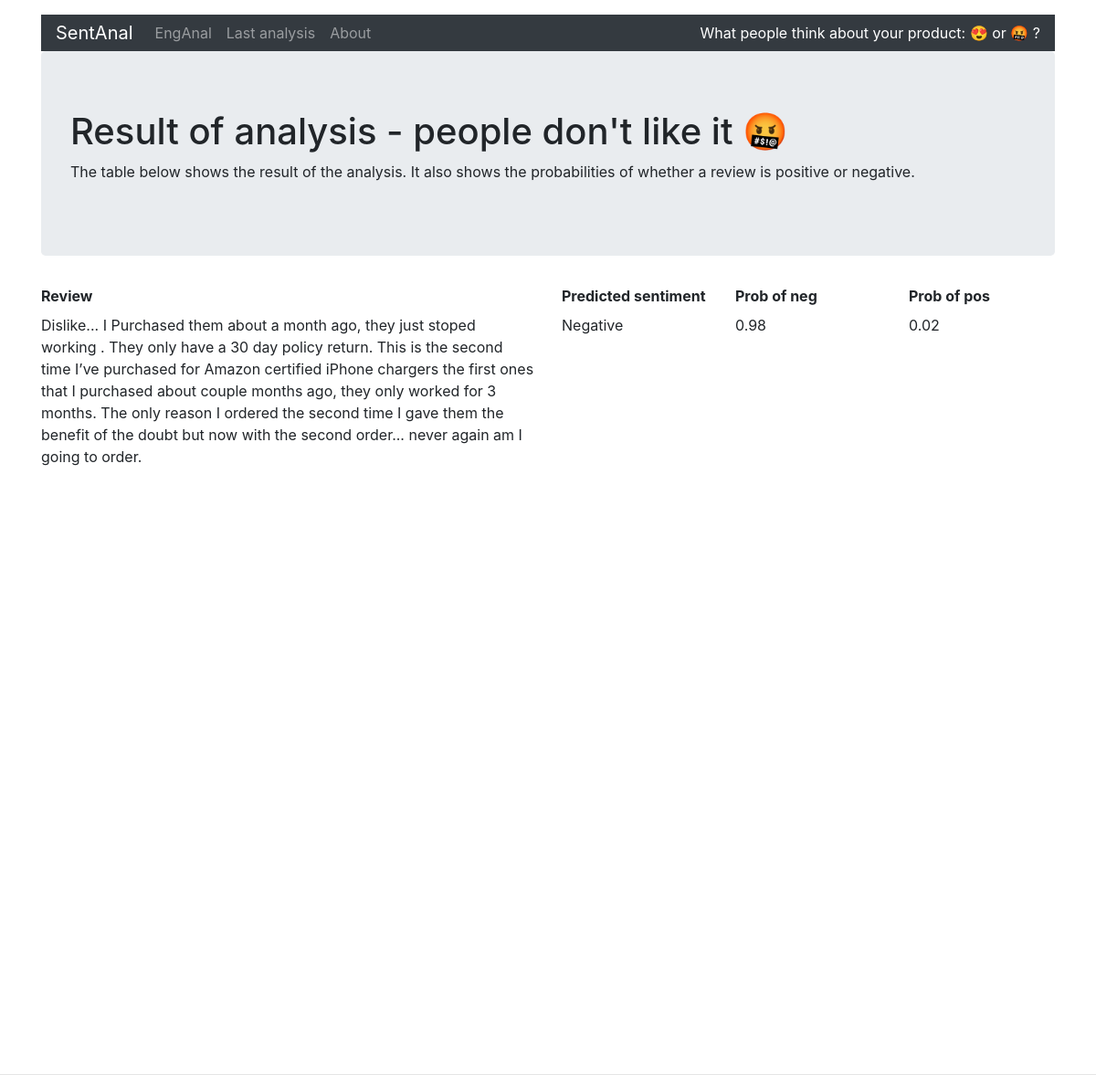
The app's page /result/1/ with its own data.
### models.py (models this page shows)
class Review(db.Model):
    __tablename__='reviews'
    id = db.Column(db.Integer, primary_key=True)
    origin_text = db.Column(db.String(2000), nullable=False)
    sentiment = db.Column(db.Integer, nullable=False)
    sentiment_proba_neg = db.Column(db.Float, nullable=False)
    sentiment_proba_pos = db.Column(db.Float, nullable=False)
    check_answer = db.Column(db.Boolean, nullable=True)

### views.py (the view)
@app.route('/result/<int:id>/')
def get_result(id):
    db_review = db.session.query(Review).get_or_404(id)
    answer_exist = False
    if db_review.check_answer is not None:
        answer_exist = True
    show_thanks = False
    review_thanks = session.get('review_thanks',[])
    if answer_exist and len(review_thanks)>0:
        _ = session['review_thanks'].pop()
        show_thanks = True
    output = render_template('result.html',  res=db_review, answer_exist=answer_exist, show_thanks=show_thanks)
    return output

### templates/result.html (shortened to what this page needs)
{% extends 'base.html' %}
{% block container %}
{% include 'header.html' %}
<main class="container">
    <div class="jumbotron">
        {% if res.sentiment == 1%}
        <h1>Result of analysis - people like it 😍</h1>
        {% else%}
        <h1>Result of analysis - people don't like it 🤬</h1>
        {% endif%}
        <p>The table below shows the result of the analysis. It also shows the probabilities of whether a review is positive or negative. </p>
      </div>
    <div class="row my-2">
        <div class="col-6 font-weight-bold">Review</div>
        <div class="col-2 font-weight-bold">Predicted sentiment</div>
        <div class="col-2 font-weight-bold">Prob of neg</div>
        <div class="col-2 font-weight-bold">Prob of pos</div>
    </div>
    <div class="row mb-5">
        <div class="col-6">{{res.origin_text}} </div>
        {% if res.sentiment == 1%}
        <div class="col-2">Positive</div>
        {% else%}
        <div class="col-2">Negative</div>
        {% endif%}
        <div class="col-2">{{res.sentiment_proba_neg}}</div>
        <div class="col-2">{{res.sentiment_proba_pos}}</div>
    </div>
</main>
{% endblock %}

### templates/base.html (style rules this page uses)
html { position: relative; min-height: 100%; }
body { margin-bottom: 60px; }

### records on screen
Review: origin_text "Dislike... I Purchased them about a month ago, they just stoped working . They only have a 30 day policy return. This is the second time I’ve purchased for Amazon certified iPhone chargers the first ones that I purchased about couple months ago, they only worked for 3 months. The only reason I ordered the second time I gave them the benefit of the doubt but now with the second order... never again am I going to order.", sentiment_proba_neg "0.98", sentiment_proba_pos "0.02"
